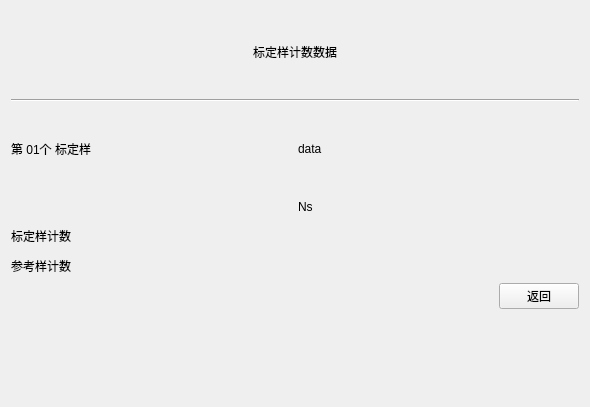
<?xml version="1.0" encoding="UTF-8"?>
<ui version="4.0">
 <class>showcalibratemeasurement</class>
 <widget class="QWidget" name="showcalibratemeasurement">
  <property name="geometry">
   <rect>
    <x>0</x>
    <y>0</y>
    <width>590</width>
    <height>407</height>
   </rect>
  </property>
  <property name="windowTitle">
   <string>Form</string>
  </property>
  <layout class="QGridLayout" name="gridLayout_2">
   <item row="0" column="0">
    <layout class="QVBoxLayout" name="verticalLayout">
     <item>
      <widget class="QLabel" name="label">
       <property name="text">
        <string>标定样计数数据</string>
       </property>
       <property name="alignment">
        <set>Qt::AlignCenter</set>
       </property>
      </widget>
     </item>
     <item>
      <widget class="Line" name="line">
       <property name="orientation">
        <enum>Qt::Horizontal</enum>
       </property>
      </widget>
     </item>
     <item>
      <layout class="QHBoxLayout" name="horizontalLayout_3">
       <item>
        <widget class="QLabel" name="label_number">
         <property name="text">
          <string>第 01个 标定样</string>
         </property>
        </widget>
       </item>
       <item>
        <widget class="QLabel" name="label_datatime">
         <property name="text">
          <string>data</string>
         </property>
        </widget>
       </item>
      </layout>
     </item>
     <item>
      <layout class="QGridLayout" name="gridLayout">
       <item row="0" column="0">
        <widget class="QLabel" name="label_7">
         <property name="text">
          <string/>
         </property>
        </widget>
       </item>
       <item row="0" column="1">
        <widget class="QLabel" name="label_6">
         <property name="text">
          <string>Ns</string>
         </property>
        </widget>
       </item>
       <item row="1" column="0">
        <widget class="QLabel" name="label_2">
         <property name="text">
          <string>标定样计数 </string>
         </property>
        </widget>
       </item>
       <item row="1" column="1">
        <widget class="QLabel" name="label_calibrate">
         <property name="text">
          <string/>
         </property>
        </widget>
       </item>
       <item row="2" column="0">
        <widget class="QLabel" name="label_3">
         <property name="text">
          <string>参考样计数 </string>
         </property>
        </widget>
       </item>
       <item row="2" column="1">
        <widget class="QLabel" name="label_reference">
         <property name="text">
          <string/>
         </property>
        </widget>
       </item>
      </layout>
     </item>
     <item>
      <layout class="QHBoxLayout" name="horizontalLayout_2">
       <item>
        <spacer name="horizontalSpacer">
         <property name="orientation">
          <enum>Qt::Horizontal</enum>
         </property>
         <property name="sizeHint" stdset="0">
          <size>
           <width>40</width>
           <height>20</height>
          </size>
         </property>
        </spacer>
       </item>
       <item>
        <widget class="QPushButton" name="pushButton">
         <property name="text">
          <string>返回</string>
         </property>
        </widget>
       </item>
      </layout>
     </item>
     <item>
      <layout class="QHBoxLayout" name="horizontalLayout">
       <item>
        <widget class="QWidget" name="widget" native="true"/>
       </item>
       <item>
        <widget class="QWidget" name="widget_2" native="true"/>
       </item>
       <item>
        <widget class="QWidget" name="widget_3" native="true"/>
       </item>
      </layout>
     </item>
    </layout>
   </item>
  </layout>
 </widget>
 <resources/>
 <connections/>
</ui>
